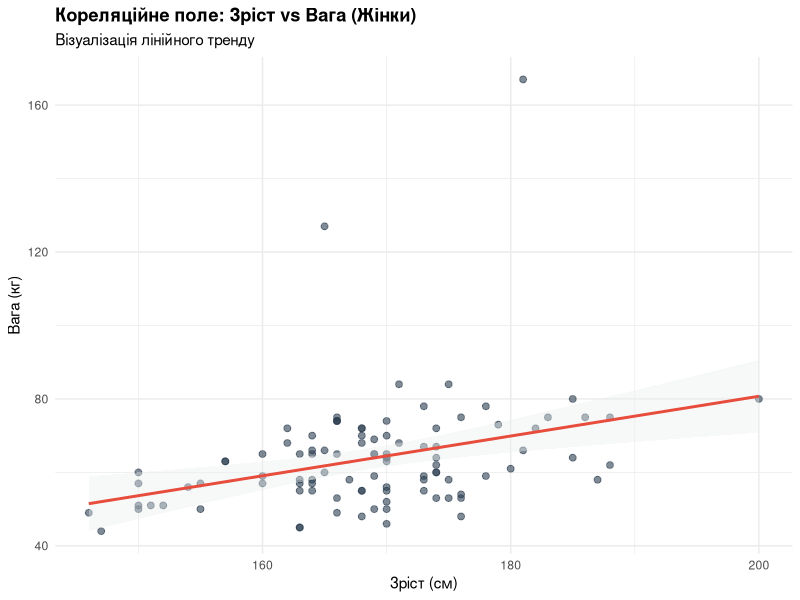

Write R code to recreate this figure.
## ---- chunk 1
library(dplyr)
library(ggplot2)
library(knitr)

library(readxl)
raw_data <- read_excel("data/hw.xlsx")

colnames(raw_data) <- c("Height", "Weight", "Gender")

glimpse(raw_data)
head(raw_data)
## ---- chunk 2
women_df <- raw_data %>%
  filter(Gender == "Woman") %>%
  select(Height, Weight)

na_count <- sum(is.na(women_df))
cat("Кількість пропущених значень:", na_count, "\n")

summary(women_df)
## ---- chunk 3
ggplot(women_df, aes(x = Height, y = Weight)) +
  geom_point(color = "#2c3e50", alpha = 0.6, size = 2) + 
  geom_smooth(method = "lm", color = "#e74c3c", fill = "#ecf0f1") + 
  labs(
    title = "Кореляційне поле: Зріст vs Вага (Жінки)",
    subtitle = "Візуалізація лінійного тренду",
    x = "Зріст (см)",
    y = "Вага (кг)"
  ) +
  theme_minimal() +
  theme(plot.title = element_text(face = "bold"))
## ---- chunk 4
cor_val <- cor(women_df$Height, women_df$Weight)
## ---- chunk 5
linear_model <- lm(Weight ~ Height, data = women_df)

summary(linear_model)
## ---- chunk 6
test_heights <- data.frame(Height = c(155, 165, 175))

predictions <- predict(linear_model, newdata = test_heights, interval = "confidence")

final_res <- cbind(test_heights, predictions)

kable(final_res, 
      col.names = c("Зріст (см)", "Прогноз ваги (кг)", "Нижня межа (95%)", "Верхня межа (95%)"),
      digits = 1,
      caption = "Таблиця 1. Результати прогнозування")
